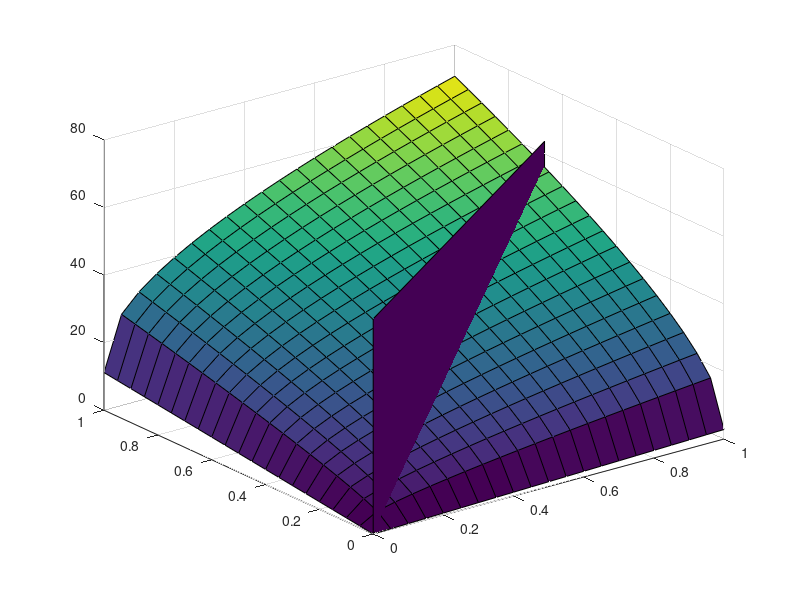

Reproduce this figure in MATLAB.
% this script shows that the certainty equivalent for a power utility functions 
% is homogeneous
% see "Risk and Asset Allocation" - Springer (2005), by A. Meucci

clear; clc; close all

%%%%%%%%%%%%%%%%%%%%%%%%%%%%%%%%%%%%%%%%%%%%%%%%%%%%%%%%%%%%%%%%%%%%%%%%%%%%%%%%%%%%%%%%%%%%%%%%%%%%%%%%%%%%%%%%%%%%%%%
% inputs (log-normal market, power utility)
%%%%%%%%%%%%%%%%%%%%%%%%%%%%%%%%%%%%%%%%%%%%%%%%%%%%%%%%%%%%%%%%%%%%%%%%%%%%%%%%%%%%%%%%%%%%%%%%%%%%%%%%%%%%%%%%%%%%%%%

Mu=[1 2]';
sigma=[2 5];
Rho=-.5;
NumSimulations=10000;
Gamma=.03;

Alpha_1s=[0:.05:1];
Alpha_2s=[0:.05:1];

Line=2/3; % radial line

%%%%%%%%%%%%%%%%%%%%%%%%%%%%%%%%%%%%%%%%%%%%%%%%%%%%%%%%%%%%%%%%%%%%%%%%%%%%%%%%%%%%%%%%%%%%%%%%%%%%%%%%%%%%%%%%%%%%%%
% process data
%%%%%%%%%%%%%%%%%%%%%%%%%%%%%%%%%%%%%%%%%%%%%%%%%%%%%%%%%%%%%%%%%%%%%%%%%%%%%%%%%%%%%%%%%%%%%%%%%%%%%%%%%%%%%%%%%%%%%%
C=[1 Rho; Rho 1];
Sigma=diag(sigma)*C*diag(sigma);
CompoundedReturns=mvnrnd(Mu,Sigma,NumSimulations);
Prices=exp(CompoundedReturns);

% compute CE
CE=zeros(length(Alpha_1s),length(Alpha_2s));
for n=1:length(Alpha_1s)
    Countdown = length(Alpha_1s)-n+1
    for m=1:length(Alpha_2s)
        Alpha=[Alpha_1s(n); Alpha_2s(m)];
        Portfolio=Prices*Alpha;
       
        U=Portfolio.^Gamma;
        Exp_U=mean(U);
        CE(n,m)=Exp_U.^(1/Gamma);
              
    end
end

%%%%%%%%%%%%%%%%%%%%%%%%%%%%%%%%%%%%%%%%%%%%%%%%%%%%%%%%%%%%%%%%%%%%%%%%%%%%%%%%%%%%%%%%%%%%%%%%%%%%%%%%%%%%%%%%%%
% plots
%%%%%%%%%%%%%%%%%%%%%%%%%%%%%%%%%%%%%%%%%%%%%%%%%%%%%%%%%%%%%%%%%%%%%%%%%%%%%%%%%%%%%%%%%%%%%%%%%%%%%%%%%%%%%%%%%%%%%%
[ALPHA_1s,ALPHA_2s] = meshgrid(Alpha_1s,Alpha_2s);
figure
hf=surf(ALPHA_1s,ALPHA_2s,CE');

% plot plane for radial allocation
a1=[Alpha_1s(1) Alpha_1s(1) Alpha_1s(end) Alpha_1s(end)];
a2=Line*a1;
Zz=[0 .9*max(max(CE)) .9*max(max(CE)) 0];
hold on
h=fill3(a1,a2,Zz,Zz);
grid on
